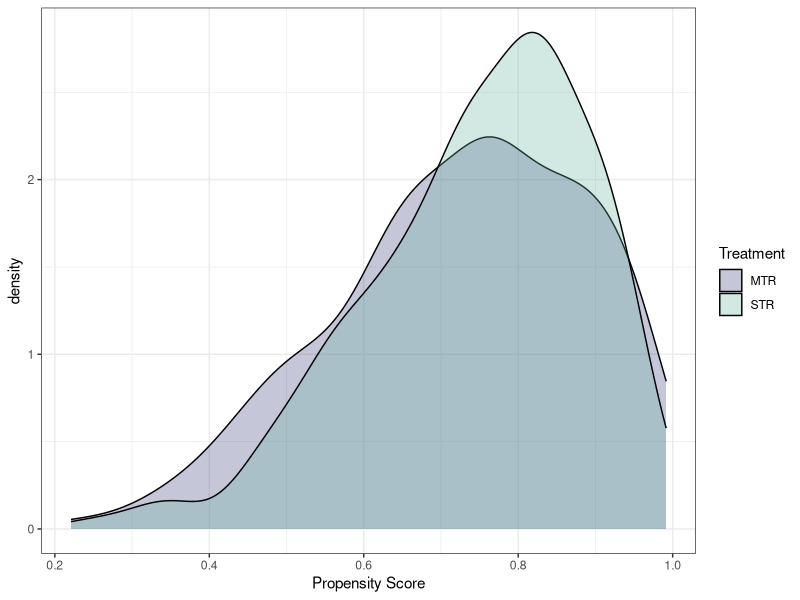
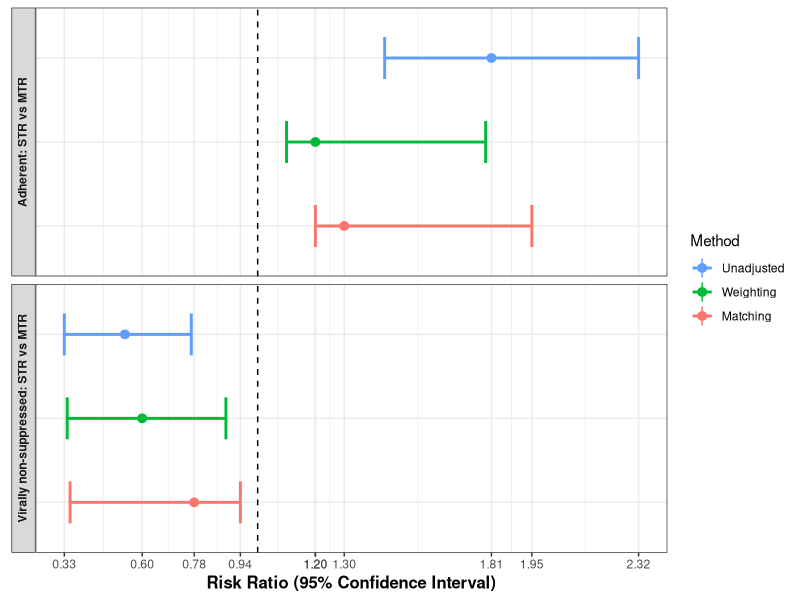

Recreate these plots in R, in order.
## ---- chunk 1
library(tidyverse)

#plot <-
#  data.frame(group = c(rep(c("Intervention","Comparator"), 6)),
#  variable = c(
#    "Employment", "Employment",
#    "Insurance", "Insurance", 
#    "Comorbidities", "Comorbidities", 
#    "Migrant", "Migrant", 
#    "Education", "Education",
#    "Time on Treat.", "Time on Treat."),
#  value = c(
#    73, 65,
#    48, 60,
#    27, 38,
#    32, 18,
#    73, 62,
#    50, 67))

#plot_com <-ggplot(plot, aes(x = variable, y = value, fill = group)) +
#  geom_bar(stat = "identity", position = "dodge") +
#  labs(
#       x = "",
#       y = "Percentage",
#       fill = "Treatment") +
#  theme_minimal()

#  ggsave(plot = plot_com, "plot/plot_com.svg", width = 8, height = 4)



## ---- chunk 2
library(tidyverse)

plotvhi <-
  data.frame(group = c(rep(c("STR","MTR"), 6)),
    variable = c(
    "Employment", "Employment",
    "Insurance", "Insurance", 
    "Comorbidities", "Comorbidities", 
    "Migrant", "Migrant", 
    "Education", "Education",
    "Time on Treat.", "Time on Treat."),
  value = c(
    73, 65,
    48, 60,
    27, 38,
    32, 18,
    73, 62,
    50, 67))

plot_hiv <-ggplot(plotvhi, aes(x = value , y = variable, fill = group)) +
  geom_bar(stat = "identity", position = "dodge", alpha = 0.7) +
  scale_fill_manual(values =c("#404080", "#69b3a2")) +
  labs(
      x = "Percentage",
      y = "",
      fill = "Treatment") +
  theme_minimal()

 #ggsave(plot = plot_hiv, "plot/plot_hiv.svg", width = 6, height = 7)



## ---- chunk 3
# library("cobalt")
# b2 <- base::readRDS("dta_love_plot.Rds")
# 
# v1 <- var.names(b2, type = "vec", minimal = TRUE)
# v1["sex"] <- "Male"
# v1["age"] <- "Age in years"
# v1["insurance"] <- "Health Insurance classification"
# v1["comorbidities"] <- "Additional long-term conditions"
# v1["migrant"] <- "Migrant background"
# v1["education.level "] <- "Educational level"
# v1["timeOnART"] <- "\u2265 1-year on ART"
# v1["housing"] <- "Living in owned or rented housing"
# v1["self.stigma"] <- "At least one question related to self-stigma "
# v1["addiction"] <- "At least one question related to addiction (alcohol/drugs)"
# v1["mental.health"] <- "At least one question related to mental health "
# v1["adherent"] <- "PDC \u2265 95%"
# v1["comuna"] <- "Living in the same municipality as the health centre"
# v1["STR"] <- "Single Tablet Regimen"
# p <- love.plot(b2, 
#                threshold = .1, size = 3, 
#                var.names = v1,
#                title ="" #"Standardised mean differences of adjusted and\nunadjusted cohorts"
#                )


#ggsave(plot = p, "plot/love_plot.svg", width = 10, height = 6)
## ---- chunk 4
library("tidyverse")
set.seed(123)
d <-data.frame(n=rbeta(584,6,2), Treatment = "STR")
e <-data.frame(n=rbeta(219,5,1.8), Treatment = "MTR")

dat <- rbind(d,e)

dat %>% 
  ggplot(aes(x = n, fill = Treatment))+
  geom_density(alpha = 0.3) +
  scale_fill_manual(values =c("#404080", "#69b3a2")) +
  theme_bw() +
  theme(legend.key = element_blank()) + 
  labs(x = "Propensity Score",
       fill = "Treatment")
## ---- chunk 5

RR_data  <- data.frame(Condition = c(rep("Virally non-suppressed: STR vs MTR", 3), rep("Adherent: STR vs MTR",3)),
                      RiskRatio = c(0.54, 0.78, 0.60, 1.81, 1.30, 1.20),
                      LowerLimit = c(0.33, 0.35, 0.34, 1.44, 1.20, 1.10),
                      UpperLimit = c(0.77, 0.94, 0.89, 2.32, 1.95, 1.79),
                      Group = factor(rep(c("Unadjusted", "Matching", "Weighting"),2), levels = c("Matching", "Weighting","Unadjusted")))



vec <-sort(c(RR_data$RiskRatio, RR_data$LowerLimit, RR_data$UpperLimit))
vec <-c(0.33, 0.60, 0.78, 0.94, 1.20, 1.20, 1.30, 1.81, 1.95, 2.32)

g = ggplot(data=RR_data,
    aes(x = Group,y = RiskRatio, ymin = LowerLimit, ymax = UpperLimit ))+
    geom_pointrange(aes(col=Group))+
    geom_hline(aes(fill=Group),yintercept =1, linetype=2)+
  labs(x ='Group',
       y= "Risk Ratio (95% Confidence Interval)",
       color = 'Method')+
    geom_errorbar(aes(ymin=LowerLimit, ymax=UpperLimit,col=Group),width=0.5,cex=1)+ 
    facet_wrap(~Condition,strip.position="left",nrow=9,scales = "free_y") +
  theme_bw()+
    theme(plot.title=element_text(size=16,face="bold"),
        axis.text.y=element_blank(),
        axis.ticks.y=element_blank(),
        #axis.text.x=element_text(face="bold"),
        axis.title.x=element_text(size=12,face="bold"),
        axis.title.y=element_blank(),
        strip.text.y = element_text(hjust=0.5,vjust = 1,angle=180,face="bold"))+
    coord_flip() +
  scale_y_continuous(breaks=vec)+
  guides(col = guide_legend(reverse = TRUE))
 g
 
 
 

